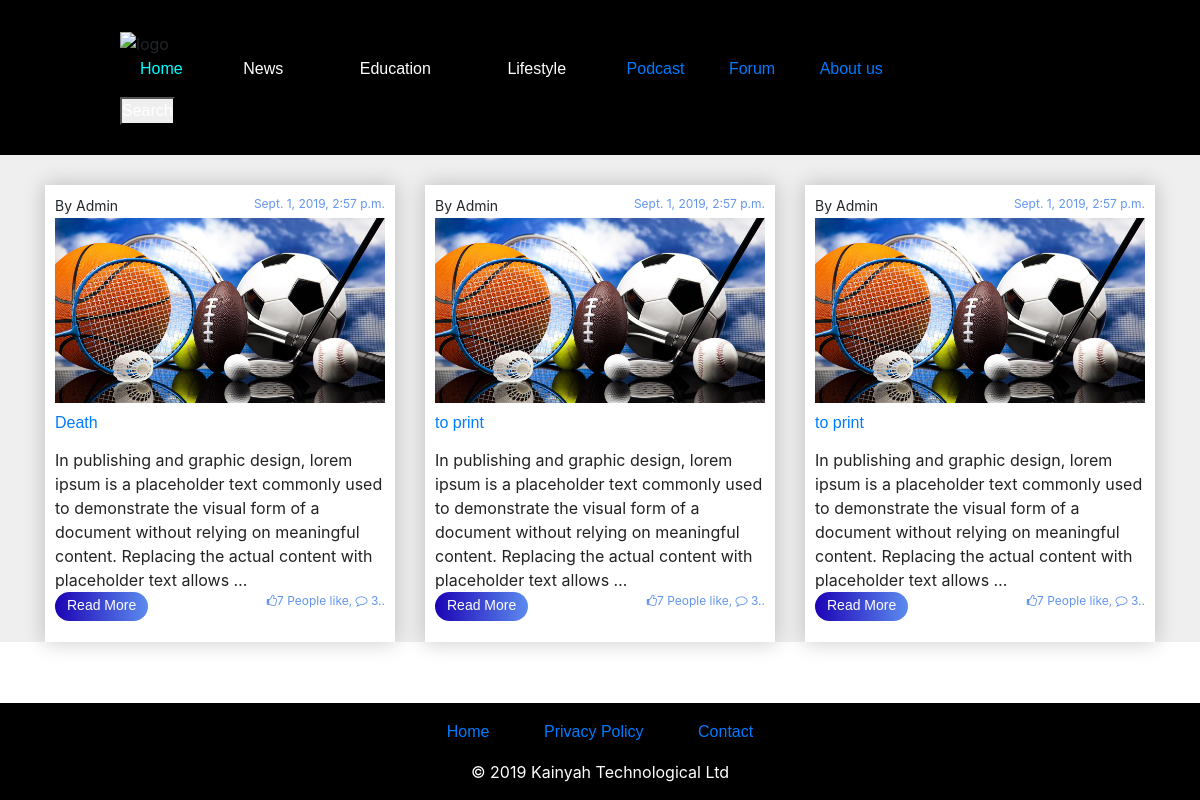
The page / on the database its author committed.
### main/models.py (models this page shows, shortened)
class story(models.Model):
    story_title = models.CharField(max_length=200)
    story_content = models.TextField(null=False, blank=True)
    story_published = models.DateTimeField("date published", default=datetime.now())
    story_image = models.ImageField(upload_to="image/", blank=True,null=True)

### main/views.py (the view)
# urls.py: path("", views.homepage, name="homepage"),
def homepage(request):
    return render(request=request,
                  template_name="main/home.html",
                  context={"storys": story.objects.all})

### main/templates/main/home.html (shortened to what this page needs)
{% load static %}
<!DOCTYPE html>
<html lang="en">
<head>
    <link href="{% static 'main/css/style.css'%}" rel="stylesheet">
    <link href="{% static 'main/css/cardsstyle.css'%}" rel="stylesheet">
    <link rel="stylesheet" href="https://stackpath.bootstrapcdn.com/bootstrap/4.3.1/css/bootstrap.min.css">
    <link rel="stylesheet" href="https://stackpath.bootstrapcdn.com/font-awesome/4.7.0/css/font-awesome.min.css">
</head>
<body>
    <header>
        <img class="logo" src="" alt="logo">
        <nav>
            <ul class="nav__links">
                <li><a href="" class="active">Home</a></li>
                <div class = "dropdown">
                    <li><a class= "dropbtn" href="">News</a></li>
                </div>
                <div class = "dropdown">
                    <li><a class= "dropbtn" href="">Education</a></li>
                </div>
                <div class = "dropdown">
                    <li><a class="dropbtn" href="">Lifestyle</a></li>
                </div>
                <li><a href="">Podcast</a></li>
                <li><a href="">Forum</a></li>
                <li><a href="">About us</a></li>
        </nav>
        <a class="search" href=""><button>Search</button></a>
    </header>
    <section>
        <div class="container">
            <div class="row">
            {% for sto in storys%}
                <div class="col-md-4">
                    <div class="single-blog">
                        <p class="blog-meta">By Admin <span>{{sto.story_published}}</span></p>
                        <img src="static/main/images/sports.jpg">
                        <h2><a href="#">{{sto.story_title}}</a></h2>
                        <p class="blog-text">{{sto.story_content|safe|truncatewords:50}}</p>
                        <p><a href=""class="read-more-btn">Read More</a>
                        <span><i class="fa fa-thumbs-o-up"></i>7 People like, <i class="fa fa-comment-o"></i> 3.. </span>
                        </p>
                    </div>
                </div>
            {% endfor %}
            </div>
        </div>
    </section>
    <div class ="footer">
        <p>
            <ul>
            <li class="list_footer"><a href="">Home</a></li>
            <li class="list_footer"><a href=""> Privacy Policy</a></li>
            <li class="list_footer"><a href=""> Contact</a></li>
            </ul>
        </p>
        <p> &copy 2019  Kainyah Technological Ltd</p>
    </div>
</body>
</html>

### main/static/main/css/style.css (style rules this page uses)
* { margin: 0; padding: 0; }
li, a, button { font-family: sans-serif; font-weight: 500; font-size: 16px; color: white; text-decoration: none; }
header { background-color: black; display: flex; justify-content: space-between; align-items: center; padding: 30px 10%; }
.logo { cursor: pointer; }
.nav__links { list-style: none; }
.nav__links li { display: inline-block; padding: 0px 20px; }
.nav__links li a { transition: all 0.3s ease 0s; }
.active { color: aqua; }
.dropbtn { color: white; padding: 16px; font-size: 16px; border: none; }
.dropdown { position: relative; display: inline-block; }
.footer { position: fixed; left: 0; bottom: 0; width: 100%; background-color: black; color: white; text-align: center; }
.footer li { display: inline-block; padding: 0px 25px; }

### main/static/main/css/cardsstyle.css (style rules this page uses)
section { background-color: #efefef !important; }
.single-blog { box-shadow: 0px 0px 20px 1px rgba(0, 0, 0, 0.2); padding: 10px; margin-top: 30px; background-color: white; }
.single-blog img { width: 100%; }
.blog-meta { font-size: 14px; margin-bottom: 2px; }
.single-blog span { float: right; font-size: 12px; color: cornflowerblue; }
.blog-text { font: 14px; text-align: justify; }
.single-blog h2 { margin-top: 10px; font-size: 16px; color: #007bff; }
.single-blog h2 a { text-decoration: none; }
.read-more-btn { background-image: linear-gradient(to right, #1c03b5, #5c8bef); padding: 5px 12px 8px; border-radius: 20px; line-height: 20px; font-size: 14px; color: #fff; border: none !important; }

### rows shown on the page
story: story_published "Sept. 1, 2019, 2:57 p.m.", story_title "Death", story_content "In publishing and graphic design, lorem ipsum is a placeholder text commonly used to demonstrate the visual form of a document without relying on meaningful content. Replacing the actual content with placeholder text allows …"
story: story_published "Sept. 1, 2019, 2:57 p.m.", story_title "to print", story_content "In publishing and graphic design, lorem ipsum is a placeholder text commonly used to demonstrate the visual form of a document without relying on meaningful content. Replacing the actual content with placeholder text allows …"
story: story_published "Sept. 1, 2019, 2:57 p.m.", story_title "to print", story_content "In publishing and graphic design, lorem ipsum is a placeholder text commonly used to demonstrate the visual form of a document without relying on meaningful content. Replacing the actual content with placeholder text allows …"
